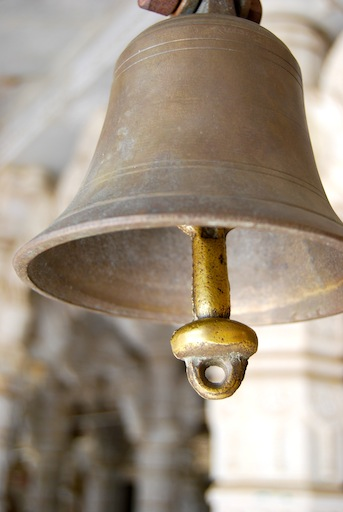
#> input picture Assignment2/input_data/bell.jpg, 343 x 512 px, found by its file name
$ python canny.py   (older library calls are emulated)
#> lines starting #> are read from the running program, lines starting #| are printed output that depends on the picture; after the words box and inside, x2 and y2 are one past the last pixel; in counts of white or black regions, pixels touching at a corner belong together
import numpy as np
import cv2
import os,sys
from matplotlib import pyplot as plt


def getColorSpaces(image):
    rgb = cv2.cvtColor(image,cv2.COLOR_RGB2BGR)
    gray = cv2.cvtColor(image,cv2.COLOR_RGB2GRAY)

    return rgb,gray

# [130 lines left out: functions getImageDimnesion, showImage, splitRGBChannels, getHistogram, unsharp_mask, getHistogram and 3 more, not called in this run]


img = cv2.imread(r'C:\SAI\IIIT\2019_Monsoon\DIP\Assignment2\input_data\bell.jpg')
#> img is the input picture: shape (512, 343, 3); mean B, G, R 129.7, 145.6, 158.7
#img = cv2.imread(r'C:\SAI\IIIT\2019_Monsoon\DIP\Assignment2\input_data\cubes.png')


plt.figure(figsize=(12, 12))

rgb,gray=getColorSpaces(img)
#> in getColorSpaces, `gray = cv2.cvtColor(image,cv2.COLOR_RGB2GRAY)`:
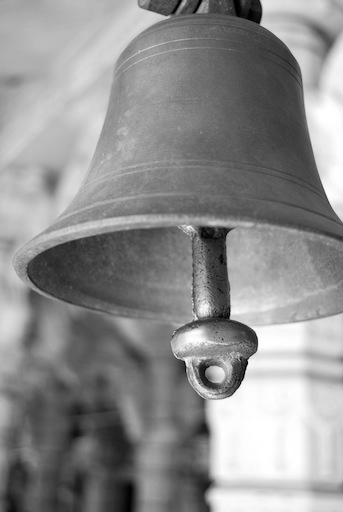
#> gray: shape (512, 343); min 0, max 255, mean 142.3

# [18 lines of commented-out code are left out]


ret2,th2 = cv2.threshold(gray,0,255,cv2.THRESH_BINARY+cv2.THRESH_OTSU)
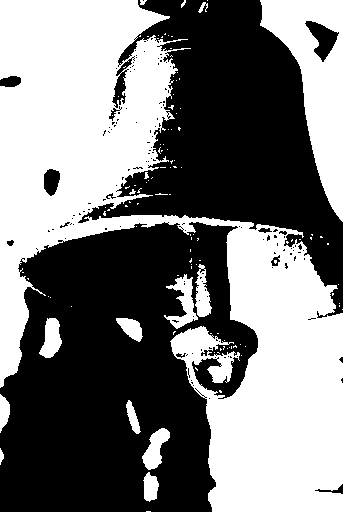
#> th2: shape (512, 343); 47.9% white; 115 white regions (99 under 20 px), largest, box (x1, y1, x2, y2) and area: (0, 0, 343, 512) 71504, (260, 0, 343, 222) 8336, (164, 274, 198, 329) 758
#> ret2 = 144

blur = cv2.GaussianBlur(gray,(3,3),0)

max_threshold=ret2
#> max_threshold = 144
min_threshold=0.5*max_threshold
#> min_threshold = 72
edges = cv2.Canny(blur,min_threshold,max_threshold)
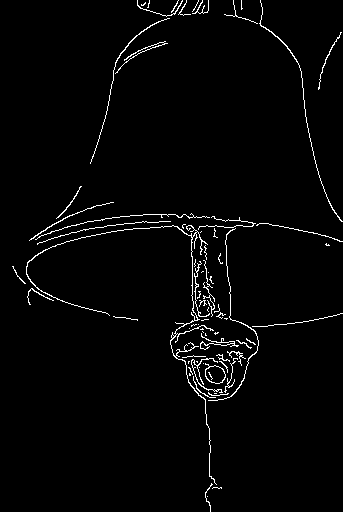
#> edges: shape (512, 343); 2.3% white in thin lines or dots

plt.imshow(edges,cmap = 'gray')
plt.show()
